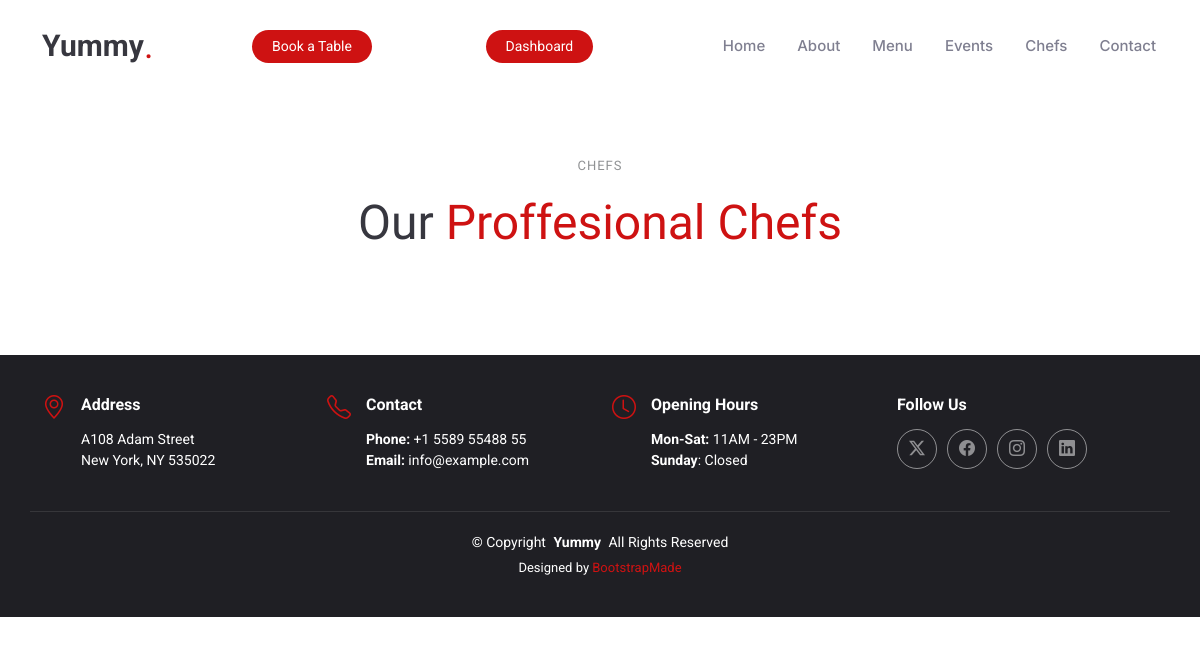
The page /chefsPage/ on the database as committed earlier.
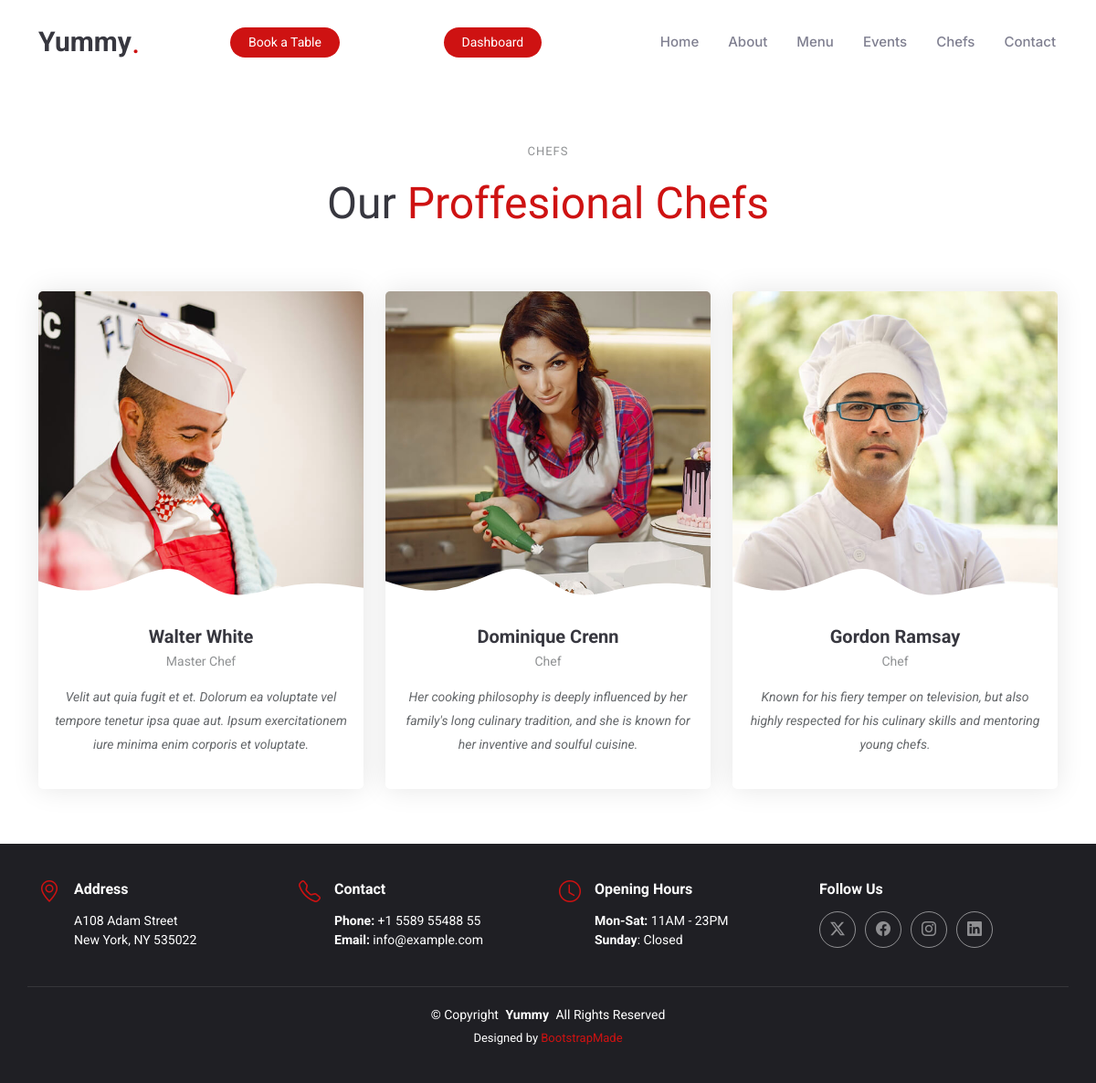
The same page on the database as committed later.
### myApp/models.py (models this page shows)
class ChefModel(models.Model):
    chef_image = models.ImageField(upload_to='Media/Chef_Pic', null=True)
    chef_name = models.CharField(max_length=100, null=True)
    chef_type = models.CharField(max_length=70, null=True)
    chef_details= models.TextField(max_length=300)

### myProject/views.py (the view)
# urls.py: path('chefsPage/', chefsPage, name='chefsPage'),
def chefsPage(req):
    chefs = ChefModel.objects.all()
    return render(req, 'myAdmin/user/chefs.html', {'chefs':chefs})

### templates/myAdmin/user/chefs.html (shortened to what this page needs)
{% extends 'common/user/master.html' %}
{% load static %}
{% block body %}
<section id="chefs" class="chefs section">
  <div class="container section-title" data-aos="fade-up">
    <h2>chefs</h2>
    <p><span>Our</span> <span class="description-title">Proffesional Chefs<br></span></p>
  </div>
  <div class="container">
    <div class="row gy-4">
      {% for chef in chefs %}
      <div class="col-lg-4 d-flex align-items-stretch" data-aos="fade-up" data-aos-delay="100">
        <div class="team-member">
          <div class="member-img">
            <img src="/{{chef.chef_image}}" class="img-fluid" alt="">
          </div>
          <div class="member-info">
            <h4>{{chef.chef_name}}</h4>
            <span>{{chef.chef_type}}</span>
            <p>
              {{chef.chef_details}}
            </p>
          </div>
        </div>
      </div>
      {% endfor %}
    </div>
  </div>
</section>
{% endblock body %}

### templates/common/user/master.html (shortened to what this page needs)
<!DOCTYPE html>
<html lang="en">
{% load static %}
<head>
  <link href="{% static 'user/assets/vendor/bootstrap/css/bootstrap.min.css' %}" rel="stylesheet">
  <link href="{% static 'user/assets/vendor/bootstrap-icons/bootstrap-icons.css' %}" rel="stylesheet">
  <link href="{% static 'user/assets/vendor/aos/aos.css' %}" rel="stylesheet">
  <link href="{% static 'user/assets/vendor/glightbox/css/glightbox.min.css' %}" rel="stylesheet">
  <link href="{% static 'user/assets/vendor/swiper/swiper-bundle.min.css' %}" rel="stylesheet">
  <link href="{% static 'user/assets/css/main.css' %}" rel="stylesheet">
</head>
<body class="starter-page-page">
  {% include 'includes/user/header.html' %}
  <main class="main">
    {% block body %}
    {% endblock body %}
  </main>
  {% include 'includes/user/footer.html' %}
</body>
</html>

### templates/includes/user/header.html (shortened to what this page needs)
<header id="header" class="header d-flex align-items-center sticky-top">
  <div class="container position-relative d-flex align-items-center justify-content-between">
    <a href="{% url 'homePage' %}" class="logo d-flex align-items-center me-auto me-xl-0">
      <h1 class="sitename">Yummy</h1>
      <span>.</span>
    </a>
    <nav id="navmenu" class="navmenu">
      <ul>
        <li><a href="{% url 'homePage' %}">Home<br></a></li>
        <li><a href="{% url 'aboutPage' %}">About</a></li>
        <li><a href="{% url 'menuPage' %}">Menu</a></li>
        <li><a href="{% url 'eventsPage' %}">Events</a></li>
        <li><a href="{% url 'chefsPage' %}">Chefs</a></li>
        <li><a href="{% url 'contactPage' %}">Contact</a></li>
      </ul>
    </nav>
    <a class="btn-getstarted" href="{% url 'bookTable' %}">Book a Table</a>
    <a class="btn-getstarted" href="{% url 'loginPage' %}">Dashboard</a>
  </div>
</header>

### templates/includes/user/footer.html (shortened to what this page needs)
<footer id="footer" class="footer dark-background">
    <div class="container">
      <div class="row gy-3">
        <div class="col-lg-3 col-md-6 d-flex">
          <i class="bi bi-geo-alt icon"></i>
          <div class="address">
            <h4>Address</h4>
            <p>A108 Adam Street</p>
            <p>New York, NY 535022</p>
          </div>
        </div>
        <div class="col-lg-3 col-md-6 d-flex">
          <i class="bi bi-telephone icon"></i>
          <div>
            <h4>Contact</h4>
            <p>
              <strong>Phone:</strong> <span>+1 5589 55488 55</span><br>
              <strong>Email:</strong> <span>info@example.com</span><br>
            </p>
          </div>
        </div>
        <div class="col-lg-3 col-md-6 d-flex">
          <i class="bi bi-clock icon"></i>
          <div>
            <h4>Opening Hours</h4>
            <p>
              <strong>Mon-Sat:</strong> <span>11AM - 23PM</span><br>
              <strong>Sunday</strong>: <span>Closed</span>
            </p>
          </div>
        </div>
        <div class="col-lg-3 col-md-6">
          <h4>Follow Us</h4>
          <div class="social-links d-flex">
            <a href="#" class="twitter"><i class="bi bi-twitter-x"></i></a>
            <a href="#" class="facebook"><i class="bi bi-facebook"></i></a>
            <a href="#" class="instagram"><i class="bi bi-instagram"></i></a>
            <a href="#" class="linkedin"><i class="bi bi-linkedin"></i></a>
          </div>
        </div>
      </div>
    </div>
    <div class="container copyright text-center mt-4">
      <p>© <span>Copyright</span> <strong class="px-1 sitename">Yummy</strong> <span>All Rights Reserved</span></p>
      <div class="credits">
        Designed by <a href="https://bootstrapmade.com/">BootstrapMade</a>
      </div>
    </div>
  </footer>

Rows that differ between the two databases and show on the page:
added ChefModel: chef_image (picture), chef_name "Walter White", chef_type "Master Chef", chef_details "Velit aut quia fugit et et. Dolorum ea voluptate vel tempore tenetur ipsa quae aut. Ipsum exercitationem iure minima enim corporis et voluptate."
added ChefModel: chef_image (picture), chef_name "Dominique Crenn", chef_type "Chef", chef_details "Her cooking philosophy is deeply influenced by her family's long culinary tradition, and she is known for her inventive and soulful cuisine."
added ChefModel: chef_image (picture), chef_name "Gordon Ramsay", chef_type "Chef", chef_details "Known for his fiery temper on television, but also highly respected for his culinary skills and mentoring young chefs."
